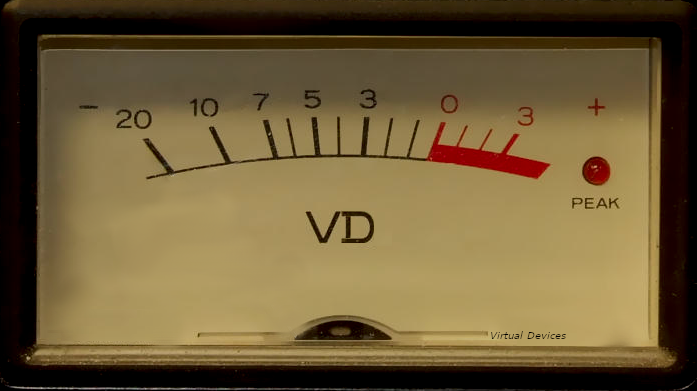
#> input picture img/VU_Meter.png, 697 x 391 px
$ python make_ui_assets.py
#> lines starting #> are read from the running program, lines starting #| are printed output that depends on the picture
#!/usr/bin/env python3
# =============================================================================
# make_ui_assets.py - Arma las imagenes del editor del Emulador
#
# Uso:
#   python3 products/emulator-vst/resource/make_ui_assets.py [img/VU_Meter.png]
#   Requiere Pillow (pip install pillow).
#
# Salida (en esta carpeta; cada imagen en 1x y 2x, la 2x con sufijo _2.0x):
#   vu_face   cuadrante del VU, 349 x 196 (2x: 698 x 392)
#   vu_cap    tapa del pivote, 63 x 23; va encima de la aguja
#   knob      cuerpo del knob, 72 x 72; VSTGUI dibuja encima el arco y el punto
#   panel     fondo del editor, 760 x 424
#
# Campos / logica:
#   Relleno     — el VU original mide 697 x 391; el 2x tiene que ser par para que
#                 el 1x quede exacto (se agrega 1 px transparente a la derecha y abajo)
#   Tapa        — recorte en (282, 300) del 2x; por columna, el borde superior es la
#                 primera fila que se aparta mas de 25 de luminancia del crema de arriba
#                 (filas 280-295). Solo columnas 286-402 (la tapa); el resto queda vacio
#   Borde suave — 1,5 px de transicion de alfa sobre el borde superior de la tapa
#   Knob        — sombra, falda oscura (r 26), cuerpo con degrade (r 23) y cara (r 19);
#                 el arco de valor (r 33) y el punto los pone CKnob desde el uidesc
#   Panel       — degrade vertical con rayado horizontal suave, cabecera de 52 px,
#                 dos pozos detras de los VU y una linea divisoria en y 308.
#                 Las posiciones coinciden con editor.uidesc: si se mueve algo alla,
#                 cambiar PANEL_* aca
#   Dibujo      — todo se dibuja a 4 veces el tamano 2x y se reduce (bordes suaves)
#   Geometria   — pivote, marcas y LED del VU estan en ../VuFace.h;
#                 si cambia el arte hay que volver a medirlos
# =============================================================================

import os
import random
import sys

from PIL import Image, ImageChops, ImageDraw, ImageFilter

HERE = os.path.dirname(os.path.abspath(__file__))

FACE_2X = (698, 392)
CAP_ORIGIN = (282, 300)
CAP_SIZE = (126, 46)
CAP_COLUMNS = (286, 402)

KNOB_SIZE = 72
PANEL_SIZE = (760, 424)
PANEL_HEADER = 52
PANEL_WELLS = [(19, 81, 378, 287), (382, 81, 741, 287)]
PANEL_DIVIDER_Y = 308
PANEL_SCREWS = [(14, 410), (746, 410)]

SUPER = 4


def save_pair(image_2x, name):
    """Guarda la imagen 2x y su version 1x."""
    image_2x.save(os.path.join(HERE, name + "_2.0x.png"))
    half = (image_2x.size[0] // 2, image_2x.size[1] // 2)
    image_2x.resize(half, Image.LANCZOS).save(os.path.join(HERE, name + ".png"))


def luminance(rgb):
    r, g, b = rgb[:3]
    return (r * 299 + g * 587 + b * 114) / 1000.0


def vertical_gradient(size, top, bottom):
    """Imagen RGBA con degrade vertical de top a bottom."""
    mask = Image.linear_gradient("L").resize(size, Image.BILINEAR)
    return Image.composite(Image.new("RGBA", size, bottom), Image.new("RGBA", size, top), mask)


def circle_mask(size, cx, cy, r):
    mask = Image.new("L", size, 0)
    ImageDraw.Draw(mask).ellipse((cx - r, cy - r, cx + r, cy + r), fill=255)
    return mask


# --------------------------------------------------------------------------- VU

def cap_top_edge(face, x):
    """Primera fila (2x) donde empieza la tapa en la columna x."""
    base = sorted(luminance(face.getpixel((x, y))) for y in range(280, 296))[8]
    for y in range(295, 346):
        if abs(luminance(face.getpixel((x, y))) - base) > 25:
            return y
    return None


def make_vu(source):
    original = Image.open(source).convert("RGBA")

    # Cuadrante 2x con relleno transparente
    face = Image.new("RGBA", FACE_2X, (0, 0, 0, 0))
    face.paste(original, (0, 0))
    save_pair(face, "vu_face")

    # Borde superior de la tapa por columna, suavizado con la mediana de 5
    tops = {x: cap_top_edge(face, x) for x in range(CAP_COLUMNS[0], CAP_COLUMNS[1] + 1)}
    smooth = {}
    for x in tops:
        window = [tops[k] for k in range(x - 2, x + 3) if tops.get(k) is not None]
        smooth[x] = sorted(window)[len(window) // 2] if window else None

    # Recorte de la tapa con alfa: opaco debajo del borde, 1,5 px de transicion
    cap = face.crop((CAP_ORIGIN[0], CAP_ORIGIN[1], CAP_ORIGIN[0] + CAP_SIZE[0], CAP_ORIGIN[1] + CAP_SIZE[1]))
    pixels = cap.load()
    for cx in range(CAP_SIZE[0]):
        top = smooth.get(CAP_ORIGIN[0] + cx)
        for cy in range(CAP_SIZE[1]):
            r, g, b, a = pixels[cx, cy]
            alpha = 0.0 if top is None else min(1.0, max(0.0, (CAP_ORIGIN[1] + cy - top + 1.0) / 1.5))
            pixels[cx, cy] = (r, g, b, int(round(a * alpha)))
    save_pair(cap, "vu_cap")


# ------------------------------------------------------------------------- Knob

def make_knob():
    k = SUPER * 2
    size = (KNOB_SIZE * k, KNOB_SIZE * k)
    c = KNOB_SIZE * k / 2.0
    knob = Image.new("RGBA", size, (0, 0, 0, 0))

    # Sombra difusa debajo
    shadow = Image.new("RGBA", size, (0, 0, 0, 0))
    ImageDraw.Draw(shadow).ellipse((c - 27 * k, c - 25 * k, c + 27 * k, c + 29 * k), fill=(0, 0, 0, 150))
    knob.alpha_composite(shadow.filter(ImageFilter.GaussianBlur(2.5 * k)))

    # Falda oscura, cuerpo con degrade y cara
    layers = [
        (26, (24, 25, 28, 255), (10, 10, 12, 255)),
        (23, (92, 96, 103, 255), (30, 32, 36, 255)),
        (19, (62, 65, 71, 255), (38, 40, 44, 255)),
    ]
    for radius, top, bottom in layers:
        fill = vertical_gradient(size, top, bottom)
        knob.paste(fill, (0, 0), circle_mask(size, c, c, radius * k))

    # Brillo suave arriba de la cara
    gloss = Image.new("RGBA", size, (0, 0, 0, 0))
    ImageDraw.Draw(gloss).ellipse((c - 14 * k, c - 18 * k, c + 14 * k, c - 4 * k), fill=(255, 255, 255, 28))
    knob.alpha_composite(gloss.filter(ImageFilter.GaussianBlur(3 * k)))

    save_pair(knob.resize((KNOB_SIZE * 2, KNOB_SIZE * 2), Image.LANCZOS), "knob")


# ------------------------------------------------------------------------ Panel

def make_panel():
    k = SUPER * 2
    size = (PANEL_SIZE[0] * k, PANEL_SIZE[1] * k)
    panel = vertical_gradient(size, (38, 41, 45, 255), (21, 23, 26, 255))
    draw = ImageDraw.Draw(panel)

    # Rayado horizontal suave (metal cepillado)
    random.seed(7)
    streaks = Image.new("L", (1, PANEL_SIZE[1] * 2))
    streaks.putdata([random.randint(0, 255) for _ in range(PANEL_SIZE[1] * 2)])
    streaks = streaks.resize(size, Image.BILINEAR)
    panel = Image.composite(Image.new("RGBA", size, (255, 255, 255, 255)), panel,
                            streaks.point(lambda v: v * 6 // 255))
    draw = ImageDraw.Draw(panel)

    # Cabecera mas oscura con filo claro abajo
    draw.rectangle((0, 0, size[0], PANEL_HEADER * k), fill=(16, 17, 19, 255))
    draw.rectangle((0, PANEL_HEADER * k - k, size[0], PANEL_HEADER * k), fill=(6, 6, 7, 255))
    draw.rectangle((0, PANEL_HEADER * k, size[0], PANEL_HEADER * k + k), fill=(56, 59, 64, 255))

    # Pozos detras de los VU: filo claro abajo y sombra interna
    for x0, y0, x1, y1 in PANEL_WELLS:
        box = (x0 * k, y0 * k, x1 * k, y1 * k)
        draw.rounded_rectangle((box[0], box[1] + k, box[2], box[3] + k), radius=7 * k, fill=(62, 65, 70, 255))
        draw.rounded_rectangle(box, radius=7 * k, fill=(9, 10, 11, 255))

    # Linea divisoria entre los VU y los knobs
    y = PANEL_DIVIDER_Y * k
    draw.rectangle((24 * k, y, (PANEL_SIZE[0] - 24) * k, y + k), fill=(10, 11, 12, 255))
    draw.rectangle((24 * k, y + k, (PANEL_SIZE[0] - 24) * k, y + 2 * k), fill=(52, 55, 60, 255))

    # Tornillos
    for sx, sy in PANEL_SCREWS:
        cx, cy, r = sx * k, sy * k, 5 * k
        draw.ellipse((cx - r, cy - r + k, cx + r, cy + r + k), fill=(70, 73, 78, 255))
        screw = vertical_gradient(size, (120, 124, 130, 255), (46, 48, 52, 255))
        panel.paste(screw, (0, 0), circle_mask(size, cx, cy, r))
        draw = ImageDraw.Draw(panel)
        draw.line((cx - 3.2 * k, cy + 1.6 * k, cx + 3.2 * k, cy - 1.6 * k), fill=(22, 23, 25, 255), width=int(1.4 * k))

    save_pair(panel.resize((PANEL_SIZE[0] * 2, PANEL_SIZE[1] * 2), Image.LANCZOS), "panel")


def main():
    source = sys.argv[1] if len(sys.argv) > 1 else os.path.join(HERE, "..", "..", "..", "img", "VU_Meter.png")
    make_vu(source)
#> in make_vu, original is the input picture: PIL image 697x391 RGBA; mean R, G, B, A 111, 92.3, 56, 255
#> in make_vu, `face = Image.new("RGBA", FACE_2X, (0, 0, 0, 0))`: face: PIL image 698x392 RGBA; every value is 0
#> in cap_top_edge, `base = sorted(luminance(face.getpixel((x, y))) for y in range(280, 296..`: base = 153.2
#> in make_vu, `tops = {x: cap_top_edge(face, x) for x in range(CAP_COLUMNS[0], CAP_CO..`: tops = 117 items
#> the loop in make_vu, `for x in tops:` made 117 passes
#> window on passes 1 to 12: [341, 341, 341], [341, 341, 341, 341], [341, 341, 341, 341, 341], [341, 341, 341, 341, 341], [341, 341, 341, 341, 339], [341, 341, 341, 339, 341], [341, 341, 339, 341, 336], [341, 339, 341, 336, 336], [339, 341, 336, 336, 335], [341, 336, 336, 335, 335], [336, 336, 335, 335, 334], [336, 335, 335, 334, 333]
#> the loop in make_vu, `for cx in range(CAP_SIZE[0]):` made 126 passes
#> top on passes 5 to 16: 341, 341, 341, 341, 341, 341, 341, 339, 336, 336, 335, 335
    make_knob()
#> in make_knob, `knob = Image.new("RGBA", size, (0, 0, 0, 0))`: knob: PIL image 576x576 RGBA; every value is 0
#> after the loop in make_knob, `for radius, top, bottom in layers:`:
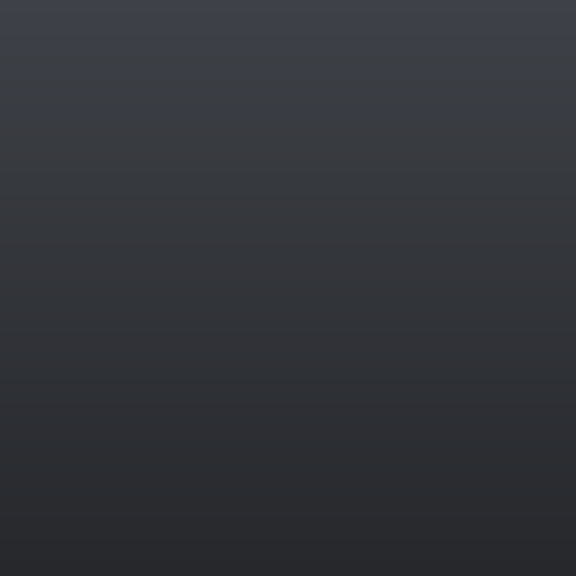
#> fill: PIL image 576x576 RGBA; mean R, G, B, A 50, 52.5, 57.5, 255
#> after the loop in make_knob, `for radius, top, bottom in layers:`:
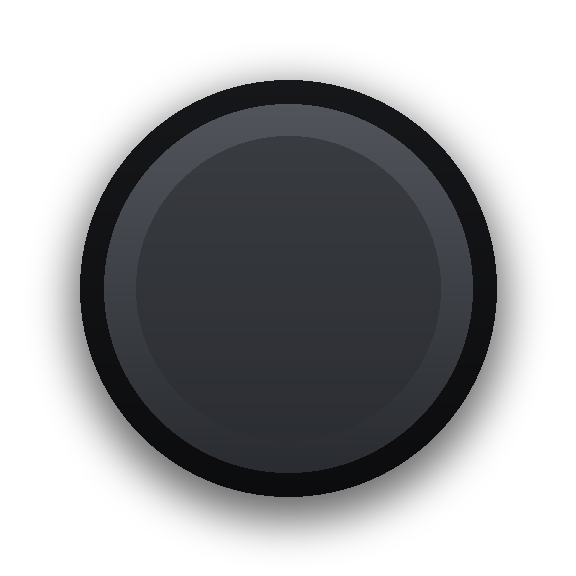
#> knob: PIL image 576x576 RGBA; mean R, G, B, A 18.7, 19.6, 21.5, 113.2; transparent parts drawn white
    make_panel()
#> call 4 of vertical_gradient, with size = (6080, 3392), top = (38, 41, 45, 255), bottom = (21, 23, 26, 255)
#> in vertical_gradient (call 4), `mask = Image.linear_gradient("L").resize(size, Image.BILINEAR)`:
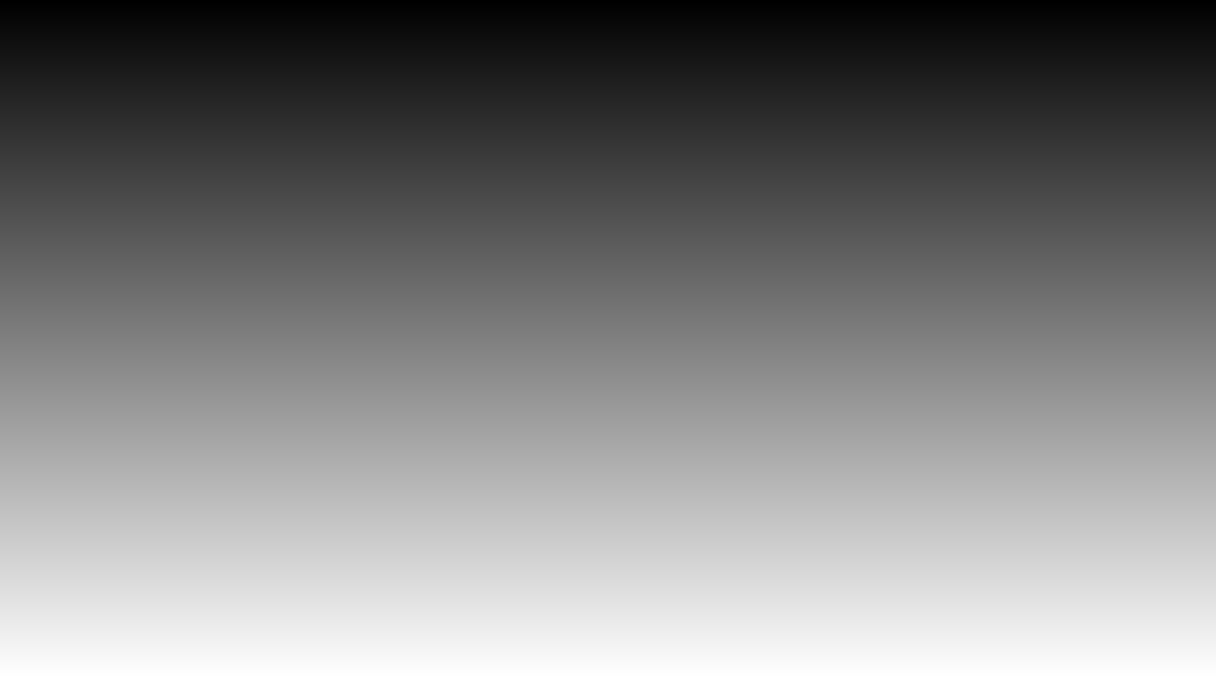
#> mask: PIL image 6080x3392 L (shown at 1/5 size); min 0, max 255, mean 127.5
#> in vertical_gradient (call 4), `return Image.composite(Image.new("RGBA", size, bottom), Image.new("RGB..`:
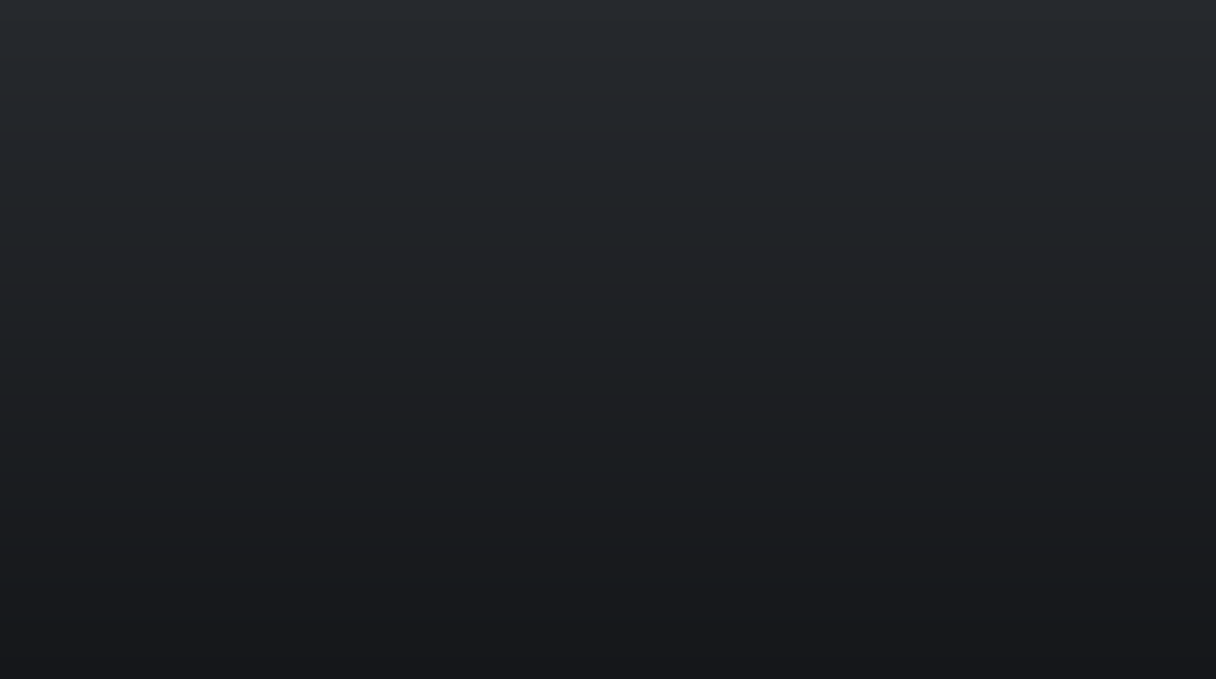
#> returned value: PIL image 6080x3392 RGBA (shown at 1/5 size); mean R, G, B, A 29.5, 32, 35.5, 255
#> in make_panel, `streaks = streaks.resize(size, Image.BILINEAR)`:
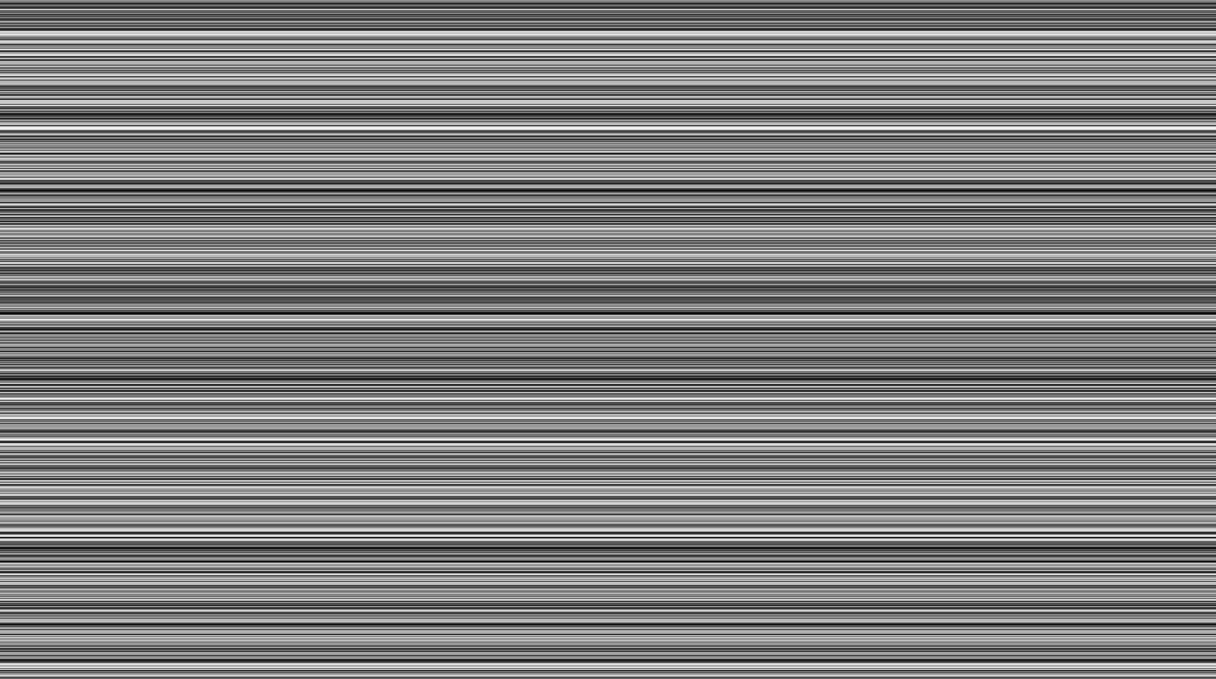
#> streaks: PIL image 6080x3392 L (shown at 1/5 size); min 1, max 253, mean 126.5
#> the loop in make_panel, `for sx, sy in PANEL_SCREWS:` made 2 passes
#> pass 1, in make_panel, `screw = vertical_gradient(size, (120, 124, 130, 255), (46, 48, 52, 255))`:
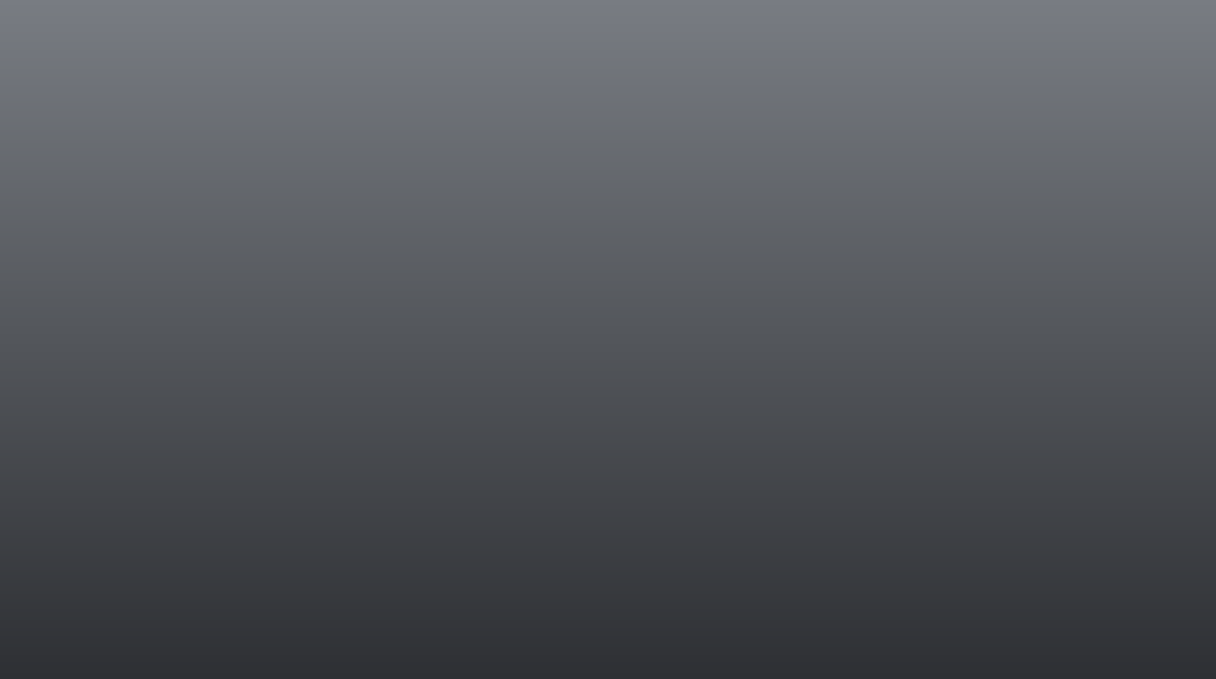
#> screw: PIL image 6080x3392 RGBA (shown at 1/5 size); mean R, G, B, A 83, 86, 91, 255
#> call 4 of save_pair, with name = 'panel'
#> in save_pair (call 4), `image_2x.resize(half, Image.LANCZOS).save(os.path.join(HERE, name + "...`:
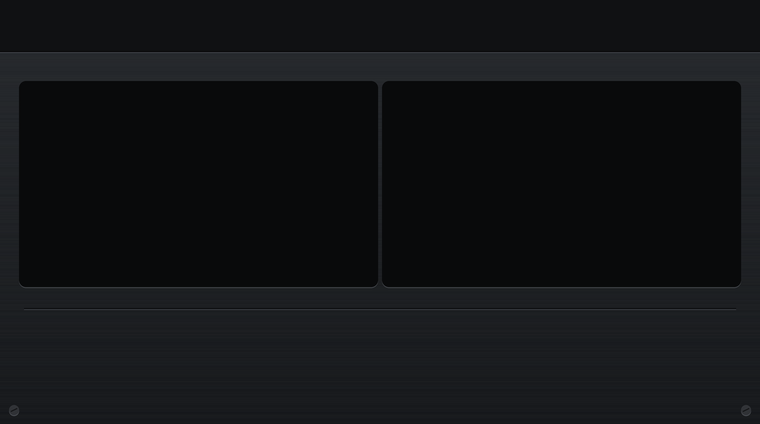
#> saved as panel.png: PIL image 760x424 RGBA; mean R, G, B, A 18.2, 19.7, 21.7, 255
    print("listo:", ", ".join(sorted(f for f in os.listdir(HERE) if f.endswith(".png"))))


if __name__ == "__main__":
    main()
